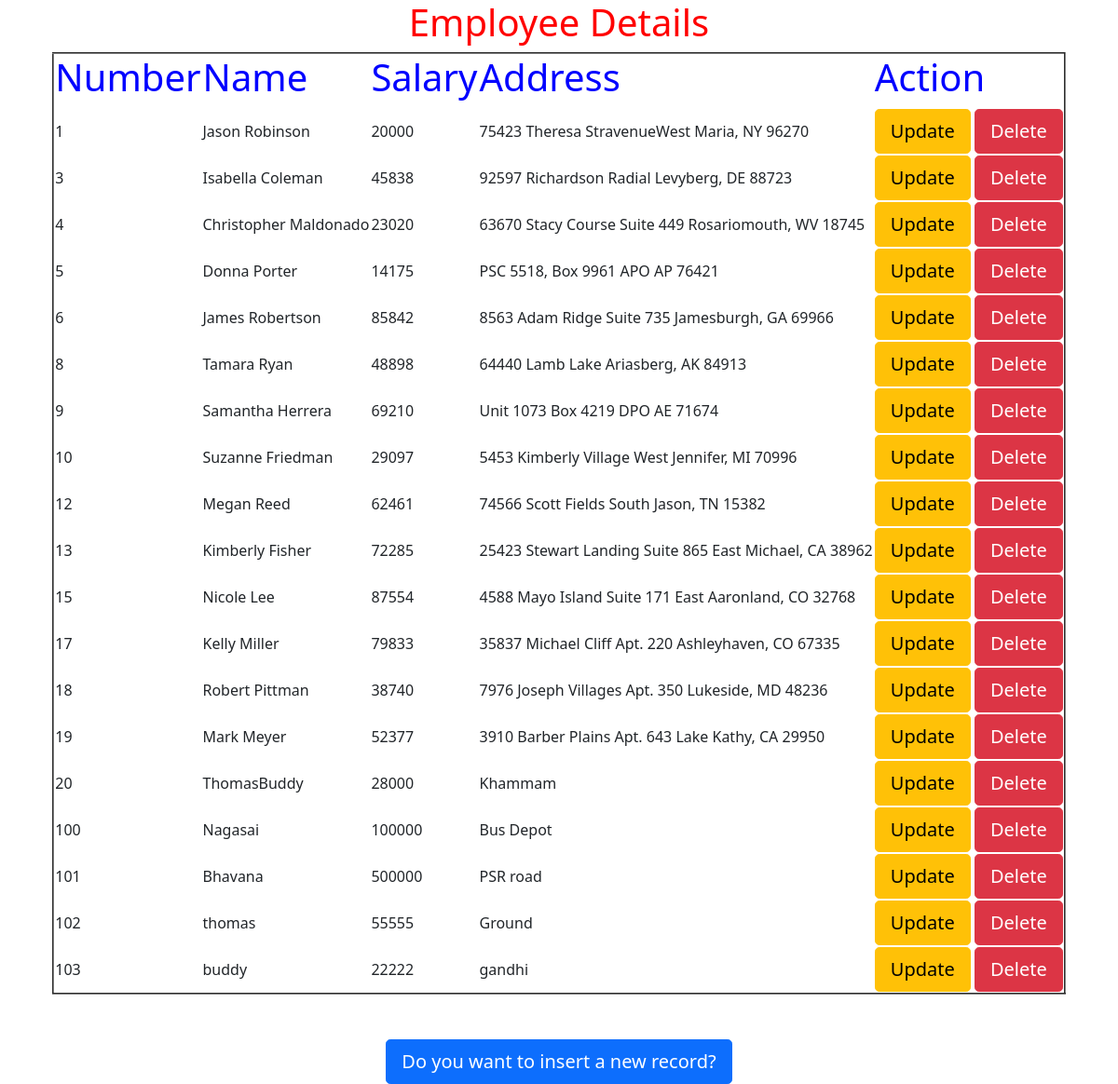
The page / on the database its author committed.
### myApp/models.py (models this page shows)
class Employee(models.Model):
    eno=models.IntegerField()
    ename=models.CharField(max_length=50)
    esal=models.IntegerField()
    eaddr=models.CharField(max_length=100)

### myApp/views.py (the view)
# urls.py: url(r'^$',views.display),
def display(request):
    e=Employee.objects.order_by('eno')
    d={'emp':e}
    return render(request,'myApp/index.html',d)

### templates/myApp/index.html (shortened to what this page needs)
<html>
    <head>
        <link href="https://cdn.jsdelivr.net/npm/bootstrap@5.0.0-beta1/dist/css/bootstrap.min.css" rel="stylesheet">
    </head>
    <body>
        <div class ="container" align="center">
        <h1 style="color:red">Employee Details</h1>
        <table border="2">
             <tr style="color:blue">
                <th><h1>Number</h1></th>
                <th><h1>Name</h1></th>
                <th><h1>Salary</h1></th>
                <th><h1>Address</h1></th>
                <th><h1>Action</h1></th>
             </tr>
            {% for x in emp %}
             <tr>
                <td>{{x.eno}}</td>
                <td>{{x.ename}}</td>
                <td>{{x.esal}}</td>
                <td>{{x.eaddr}}</td>
                <td><a href="/update/{{x.id}}" class="btn btn-lg btn-warning">Update</a>
                    <a href="/delete/{{x.id}}" class="btn btn-lg btn-danger">Delete</a>
                </td>
             </tr>
            {%endfor%}
        </table><br><br>
        <a href="/insert" class="btn btn-lg btn-primary">Do you want to insert a new record?</a>
    </div>
    </body>
</html>

### rows shown on the page
Employee: eno "1", ename "Jason Robinson", esal "20000", eaddr "75423 Theresa StravenueWest Maria, NY 96270"
Employee: eno "3", ename "Isabella Coleman", esal "45838", eaddr "92597 Richardson Radial Levyberg, DE 88723"
Employee: eno "4", ename "Christopher Maldonado", esal "23020", eaddr "63670 Stacy Course Suite 449 Rosariomouth, WV 18745"
Employee: eno "5", ename "Donna Porter", esal "14175", eaddr "PSC 5518, Box 9961 APO AP 76421"
Employee: eno "6", ename "James Robertson", esal "85842", eaddr "8563 Adam Ridge Suite 735 Jamesburgh, GA 69966"
Employee: eno "8", ename "Tamara Ryan", esal "48898", eaddr "64440 Lamb Lake Ariasberg, AK 84913"
Employee: eno "9", ename "Samantha Herrera", esal "69210", eaddr "Unit 1073 Box 4219 DPO AE 71674"
Employee: eno "10", ename "Suzanne Friedman", esal "29097", eaddr "5453 Kimberly Village West Jennifer, MI 70996"
Employee: eno "12", ename "Megan Reed", esal "62461", eaddr "74566 Scott Fields South Jason, TN 15382"
Employee: eno "13", ename "Kimberly Fisher", esal "72285", eaddr "25423 Stewart Landing Suite 865 East Michael, CA 38962"
Employee: eno "15", ename "Nicole Lee", esal "87554", eaddr "4588 Mayo Island Suite 171 East Aaronland, CO 32768"
Employee: eno "17", ename "Kelly Miller", esal "79833", eaddr "35837 Michael Cliff Apt. 220 Ashleyhaven, CO 67335"
Employee: eno "18", ename "Robert Pittman", esal "38740", eaddr "7976 Joseph Villages Apt. 350 Lukeside, MD 48236"
Employee: eno "19", ename "Mark Meyer", esal "52377", eaddr "3910 Barber Plains Apt. 643 Lake Kathy, CA 29950"
Employee: eno "20", ename "ThomasBuddy", esal "28000", eaddr "Khammam"
Employee: eno "100", ename "Nagasai", esal "100000", eaddr "Bus Depot"
Employee: eno "101", ename "Bhavana", esal "500000", eaddr "PSR road"
Employee: eno "102", ename "thomas", esal "55555", eaddr "Ground"
Employee: eno "103", ename "buddy", esal "22222", eaddr "gandhi"
